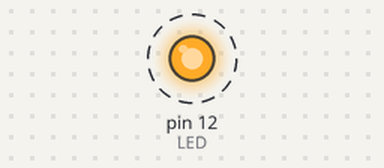
This sketch was run on a simulated Arduino Uno, built with avr-gcc and run on an emulated ATmega328P. Shown: output pins drawn as LEDs (lit = HIGH). Dashed ring = blinking.

Above: at 2.2 s.
Timing chart, 0 to 5.0 s (numbered marks = the images above):
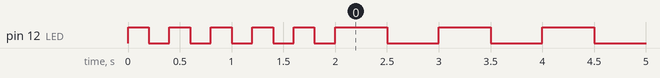

Measured:
- by itself, pin 12 (LED): goes 4 × (LOW 0.20 s, HIGH 0.20 s), LOW 0.20 s, 127 × (HIGH 0.50 s, LOW 0.50 s), HIGH 0.50 s, then LOW

The sketch:

LED_test.ino
```cpp
/***************************************************************************
* Example sketch for an LED
*
* Jillian Frimml
* 3/24/2021
* LED is connected to a 330kOhm resistor
* One end is connected to the input power, that is connected to the LED
* The other side of the LED is connected in to pin 12 directly
*
*
***************************************************************************/

int LED = 12;

void setup() {
  //start up for the LED
  pinMode(LED, OUTPUT);

    for(int i = 0; i < 5; i++)
  {
    digitalWrite(LED, HIGH);
    delay(200);
    digitalWrite(LED, LOW);
    delay(200);
  }

}

void loop() {
  //turn the LED on and off
  digitalWrite(LED, HIGH);
  delay(500);
  digitalWrite(LED, LOW);
  delay(500);

}
```
